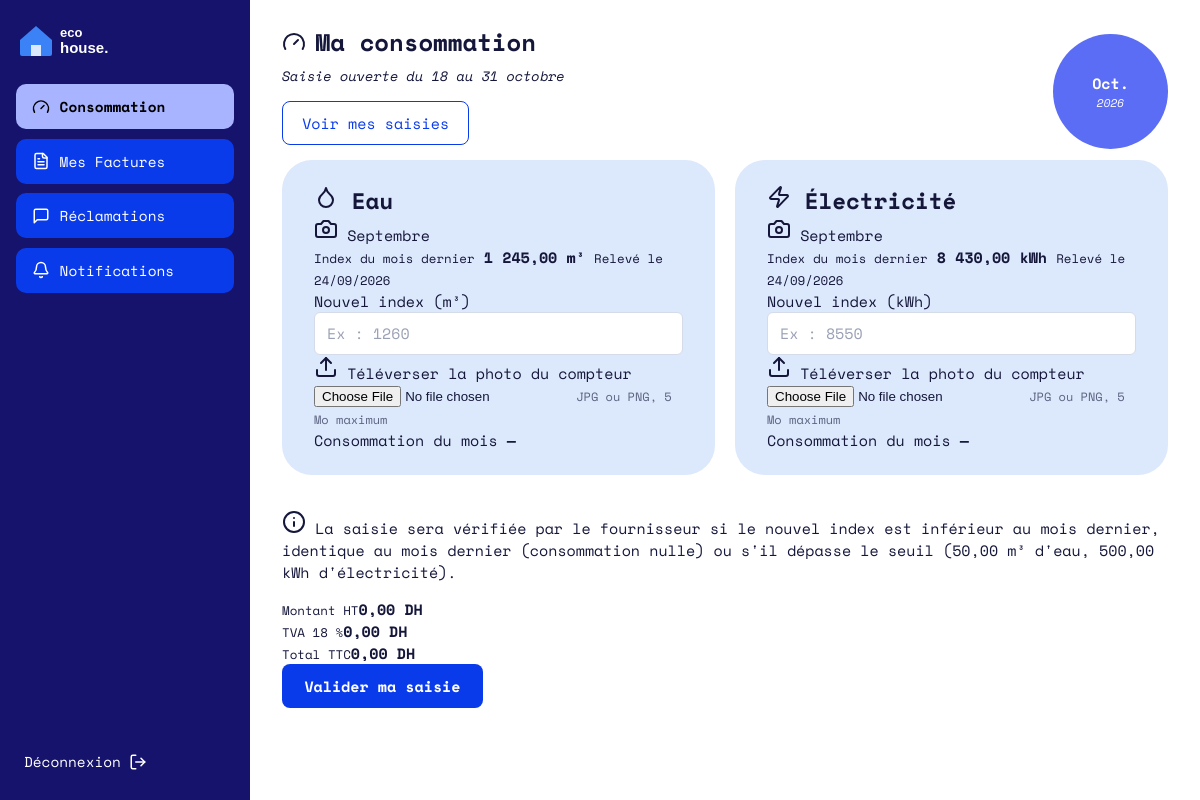
Page /Consommation/add (signed in) on the committed database.
### tables this page shows
CREATE TABLE `consommation` (
  `id` int(11) NOT NULL,
  `id_client` int(11) NOT NULL,
  `mois` tinyint(4) NOT NULL,
  `annee` smallint(6) NOT NULL,
  `index_eau` decimal(10,2) NOT NULL,
  `index_elec` decimal(10,2) NOT NULL,
  `photo_eau` varchar(255) DEFAULT NULL,
  `photo_elec` varchar(255) DEFAULT NULL,
  `date_saisie` datetime DEFAULT current_timestamp(),
  `statut` enum('normale','anomalie','corrigee') DEFAULT 'normale',
  CONSTRAINT `chk_mois` CHECK (`mois` BETWEEN 1 AND 12)
);

### Traitement/Consommation.php (called while the page is built, shortened)
<?php
function consoNomMois(int $mois): string
{
    $noms = [1 => 'Janvier', 'Février', 'Mars', 'Avril', 'Mai', 'Juin', 'Juillet',
             'Août', 'Septembre', 'Octobre', 'Novembre', 'Décembre'];
    return $noms[$mois] ?? '';
}
function consoPeriodeOuverte(): bool
{
    if (defined('SAISIE_TOUJOURS_OUVERTE') && SAISIE_TOUJOURS_OUVERTE) {
        return true;
    }
    return (int) date('j') >= 18;
}
function consoAdd(): void
{
    $idClient  = (int) $_SESSION['id'];
    $mois      = (int) date('n');
    $annee     = (int) date('Y');
    $ouverte   = consoPeriodeOuverte();
    $dejaSaisi = bdConsoExiste($idClient, $mois, $annee);
    $prec      = bdConsoPrecedente($idClient, $mois, $annee);
    $param     = bdParametreGet();
    $erreurs   = [];
    $old       = ['index_eau' => '', 'index_elec' => ''];
    afficherVue('consommation/form_add.php', [
        'ouverte'     => $ouverte,
        'dejaSaisi'   => $dejaSaisi,
        'mois'        => $mois,
        'annee'       => $annee,
        'nomMois'     => consoNomMois($mois),
        'dernierJour' => (int) date('t'),
        'prec'        => $prec,
        'nomMoisPrec' => $prec['mois'] ? consoNomMois($prec['mois']) : '',
        'param'       => $param,
        'erreurs'     => $erreurs,
        'old'         => $old,
    ]);
}

### index.php (called while the page is built, shortened)
<?php
require_once __DIR__ . '/BD/Connexion.php';
require_once __DIR__ . '/Traitement/Auth.php';
$url      = trim((string) ($_GET['url'] ?? ''), '/');
$segments = $url === '' ? ['Auth', 'login'] : explode('/', $url);
$entite = ucfirst(strtolower($segments[0]));
$action = strtolower($segments[1] ?? '');
$fonction = (PREFIXES[$entite] ?? strtolower($entite)) . ucfirst($action);
$args = [];
$fonction(...$args);

### BD/Consommation.php (called while the page is built, shortened)
<?php
function bdConsoSqlCorrige(string $service, string $alias): string
{
    return "(SELECT a.index_corrige FROM anomalie a
              WHERE a.id_consommation = c.id AND a.service = '$service'
                AND a.statut = 'corrigee' AND a.index_corrige IS NOT NULL
              LIMIT 1) AS $alias";
}
function bdConsoPrecedente(int $idClient, int $mois, int $annee): array
{
    $sql = 'SELECT c.*, ' . bdConsoSqlCorrige('eau', 'eau_corrige') . ', '
         . bdConsoSqlCorrige('electricite', 'elec_corrige') . "
            FROM consommation c
            WHERE c.id_client = ?
              AND c.statut IN ('normale', 'corrigee')
              AND (c.annee < ? OR (c.annee = ? AND c.mois < ?))
            ORDER BY c.annee DESC, c.mois DESC
            LIMIT 1";
    $st = getConnexion()->prepare($sql);
    $st->execute([$idClient, $annee, $annee, $mois]);
    $r = $st->fetch();
    if ($r) {
        return [
            'index_eau'   => (float) ($r['eau_corrige']  ?? $r['index_eau']),
            'index_elec'  => (float) ($r['elec_corrige'] ?? $r['index_elec']),
            'photo_eau'   => $r['photo_eau']  ?: null,
            'photo_elec'  => $r['photo_elec'] ?: null,
            'date_saisie' => $r['date_saisie'],
            'mois'        => (int) $r['mois'],
            'annee'       => (int) $r['annee'],
            'initial'     => false,
        ];
    }
    $init = bdConsoIndexInitial($idClient);
    return [
        'index_eau'   => $init['index_eau'],
        'index_elec'  => $init['index_elec'],
        'photo_eau'   => null,
        'photo_elec'  => null,
        'date_saisie' => null,
        'mois'        => null,
        'annee'       => null,
        'initial'     => true,
    ];
}

### BD/Connexion.php (called while the page is built, shortened)
<?php
function getConnexion(): PDO
{
    static $pdo = null;
    if ($pdo instanceof PDO) {
        return $pdo;
    }
    $hote = 'localhost';
    $base = 'gestion_factures';
    $user = 'root';
    $mdp  = '';
    try {
        $pdo = new PDO("mysql:host=$hote;dbname=$base;charset=utf8mb4", $user, $mdp, [
            PDO::ATTR_ERRMODE            => PDO::ERRMODE_EXCEPTION,
            PDO::ATTR_DEFAULT_FETCH_MODE => PDO::FETCH_ASSOC,
            PDO::ATTR_EMULATE_PREPARES   => false,
        ]);
    } catch (PDOException $e) {
        http_response_code(500);
        exit('Connexion à la base impossible : MySQL est-il démarré et la base gestion_factures importée ?');
    }
    return $pdo;
}

### BD/Parametre.php (called while the page is built)
<?php
function bdParametreGet(): array
{
    $st = getConnexion()->query('SELECT seuil_eau, seuil_elec, taux_tva FROM parametre WHERE id = 1');
    $r = $st->fetch();
    return [
        'seuil_eau'  => (float) ($r['seuil_eau']  ?? 50),
        'seuil_elec' => (float) ($r['seuil_elec'] ?? 500),
        'taux_tva'   => (float) ($r['taux_tva']   ?? 0.18),
    ];
}

### IHM/consommation/form_add.php (the view, shortened to what this page needs)
<?php
$e    = fn($v) => htmlspecialchars((string) $v, ENT_QUOTES, 'UTF-8');
$base = BASE_URL;
$nb   = fn($v) => number_format((float) $v, 2, ',', ' ');
$moisCourt = mb_substr($nomMois, 0, 3, 'UTF-8') . '.';
$compteurs = [
    'eau'  => ['titre' => 'Eau',         'icone' => 'droplet', 'unite' => 'm³',  'index' => 'index_eau',  'photo' => 'photo_eau'],
    'elec' => ['titre' => 'Électricité', 'icone' => 'zap',     'unite' => 'kWh', 'index' => 'index_elec', 'photo' => 'photo_elec'],
];
?>
<div class="carte-titre">
    <div class="carte-titre-texte">
        <h1><i data-lucide="gauge"></i> Ma consommation</h1>
        <p class="sous-titre">Saisie ouverte du 18 au <?= (int) $dernierJour ?> <?= $e(mb_strtolower($nomMois, 'UTF-8')) ?></p>
        <p><a class="btn-secondaire" href="<?= $e($base) ?>Consommation/all">Voir mes saisies</a></p>
    </div>
    <div class="cercle"><span class="cercle-valeur"><?= $e($moisCourt) ?></span><small class="cercle-legende"><?= (int) $annee ?></small></div>
</div>
<form method="post" action="" enctype="multipart/form-data" id="form-saisie" novalidate>
    <div class="grille-2">
        <?php foreach ($compteurs as $cle => $c): ?>
            <div class="carte">
                <h2><i data-lucide="<?= $e($c['icone']) ?>"></i> <?= $e($c['titre']) ?></h2>
                <div class="dernier-releve">
                    <div class="photo-precedente">
                        <?php if ($prec['photo_' . $cle]): ?>
                            <img src="<?= $e($base . $prec['photo_' . $cle]) ?>" alt="Photo du compteur du mois dernier">
                        <?php else: ?>
                            <i data-lucide="camera"></i>
                            <span><?= $prec['initial'] ? 'Aucune photo' : $e($nomMoisPrec) ?></span>
                        <?php endif; ?>
                    </div>
                    <div>
                        <small>Index du mois dernier</small>
                        <strong class="gros-chiffre"><?= $nb($prec[$c['index']]) ?> <?= $e($c['unite']) ?></strong>
                        <small>
                            <?= $prec['initial']
                                ? 'Index initial du compteur'
                                : 'Relevé le ' . $e(date('d/m/Y', strtotime($prec['date_saisie']))) ?>
                        </small>
                    </div>
                </div>
                <label for="<?= $e($c['index']) ?>">Nouvel index (<?= $e($c['unite']) ?>)</label>
                <input type="text" inputmode="decimal" class="champ" id="<?= $e($c['index']) ?>" name="<?= $e($c['index']) ?>"
                       value="<?= $e($old[$c['index']]) ?>" placeholder="Ex : <?= $cle === 'eau' ? '1260' : '8550' ?>"
                       data-precedent="<?= $e($prec[$c['index']]) ?>" data-unite="<?= $e($c['unite']) ?>" data-type="<?= $e($cle) ?>" required>
                <label class="btn-upload" for="<?= $e($c['photo']) ?>">
                    <i data-lucide="upload"></i> <span id="nom_<?= $e($c['photo']) ?>">Téléverser la photo du compteur</span>
                </label>
                <input type="file" class="input-cache" id="<?= $e($c['photo']) ?>" name="<?= $e($c['photo']) ?>"
                       accept="image/jpeg,image/png" required>
                <small class="aide">JPG ou PNG, 5 Mo maximum</small>
                <div class="ligne-conso">
                    <span>Consommation du mois</span>
                    <strong id="conso_<?= $e($cle) ?>">—</strong>
                </div>
            </div>
        <?php endforeach; ?>
    </div>
    <p class="note-info"><i data-lucide="info"></i>
        La saisie sera vérifiée par le fournisseur si le nouvel index est inférieur au mois dernier, identique au mois dernier
        (consommation nulle) ou s'il dépasse le seuil (<?= $e($nb($param['seuil_eau'])) ?> m³ d'eau, <?= $e($nb($param['seuil_elec'])) ?> kWh d'électricité).
    </p>
    <div class="barre-estimation">
        <div><small>Montant HT</small><strong id="est_ht">0,00 DH</strong></div>
        <div><small>TVA <?= $e(rtrim(rtrim(number_format($param['taux_tva'] * 100, 2, ',', ''), '0'), ',')) ?> %</small><strong id="est_tva">0,00 DH</strong></div>
        <div><small>Total TTC</small><strong id="est_ttc" class="gros-chiffre">0,00 DH</strong></div>
        <button type="submit" class="btn-principal">Valider ma saisie</button>
    </div>
</form>

### assets/css/style.css (style rules this page uses)
:root { --marine:#15136B; --bleu:#0A3BEB; --bleu-clair:#A8B4FF; --carte:#DCE8FB; --cercle:#5B6CF5; --bordure:#D5DBE8; --filet:#8B93AA; --texte:#14163A; }
* { box-sizing:border-box }
body { margin:0;font-family:"Space Mono",ui-monospace,Consolas,monospace;color:var(--texte);background:#fff;font-size:15px }
h1,h2,h3 { margin:0;font-weight:700 }
a { color:var(--bleu) }
.carte { background:var(--carte);border-radius:30px;padding:1.5rem 2rem;margin-bottom:1.25rem }
.carte-titre { border-radius:36px;display:flex;align-items:center;justify-content:space-between;gap:1rem }
.carte-titre h1 { font-size:1.5rem;display:flex;align-items:center;gap:.6rem }
.sous-titre { margin:.4rem 0 0;font-style:italic;font-size:.85rem }
.cercle { width:115px;height:115px;border-radius:50%;background:var(--cercle);color:#fff;display:flex;flex-direction:column;align-items:center;justify-content:center;text-align:center;font-weight:700;flex-shrink:0 }
.cercle small { font-weight:400;font-style:italic;font-size:.7rem }
.grille-2 { display:grid;grid-template-columns:1fr 1fr;gap:1.25rem }
.btn-principal { display:inline-block;background:var(--bleu);color:#fff;font:inherit;font-weight:700;border:0;border-radius:8px;padding:.7rem 1.4rem;cursor:pointer;text-decoration:none }
.btn-secondaire { display:inline-block;background:#fff;color:var(--bleu);font:inherit;border:1px solid var(--bleu);border-radius:8px;padding:.6rem 1.2rem;cursor:pointer;text-decoration:none }
.champ,.formulaire input:not([type=checkbox]):not([type=radio]):not([type=file]),.formulaire select,.formulaire textarea { width:100%;background:#fff;border:1px solid var(--bordure);border-radius:6px;padding:.6rem .75rem;font:inherit;color:var(--texte) }
.champ::placeholder,.formulaire input::placeholder,.formulaire textarea::placeholder { color:#9aa1b5 }
.aide { font-size:.75rem;color:#5a6280;margin:1rem 0 0;line-height:1.6 }

### rows in the picture
consommation: index_eau "1 245,00", date_saisie "24/09/2026", index_elec "8 430,00"

### other values in the picture
$libelle "Consommation"
$libelle "Mes Factures"
$libelle "Réclamations"
$libelle "Notifications"
$dernierJour "31"
$e(mb_strtolower($nomMois, 'UTF-8')) "octobre"
$e($moisCourt) "Oct."
$annee "2026"
$e($c['titre']) "Eau"
$e($c['unite']) "m³"
$e($c['titre']) "Électricité"
$e($c['unite']) "kWh"
$e($nb($param['seuil_eau'])) "50,00"
$e($nb($param['seuil_elec'])) "500,00"
